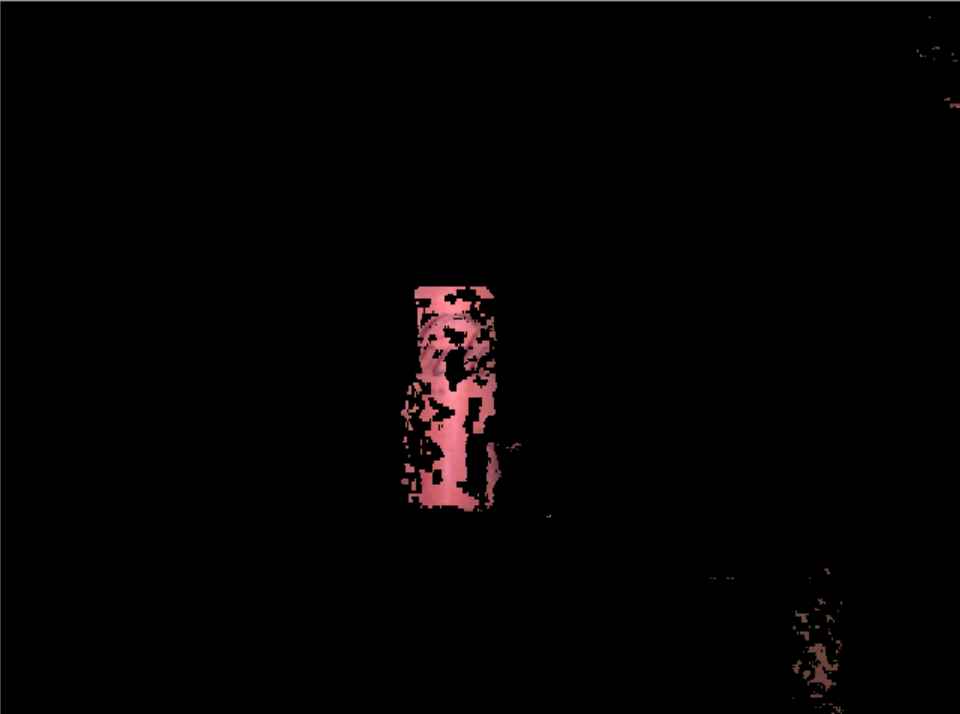
#> input picture Python/assets/testpics/center.png, 960 x 714 px, found by its file name
$ python contourtest.py   (older library calls are emulated)
#> lines starting #> are read from the running program, lines starting #| are printed output that depends on the picture; after the words box and inside, x2 and y2 are one past the last pixel; in counts of white or black regions, pixels touching at a corner belong together
import numpy
import cv2

blue = numpy.array([255, 0, 0])
green = numpy.array([0, 255, 0])
red = numpy.array([0, 0, 255])

while True:
    frame = cv2.imread('C:\img\center.png')
#> frame is the input picture: shape (714, 960, 3); mean B, G, R 2.3, 2.2, 3.8

    imgray = cv2.cvtColor(frame, cv2.COLOR_BGR2GRAY)
    ret, thresh = cv2.threshold(imgray, 127, 255, 0)
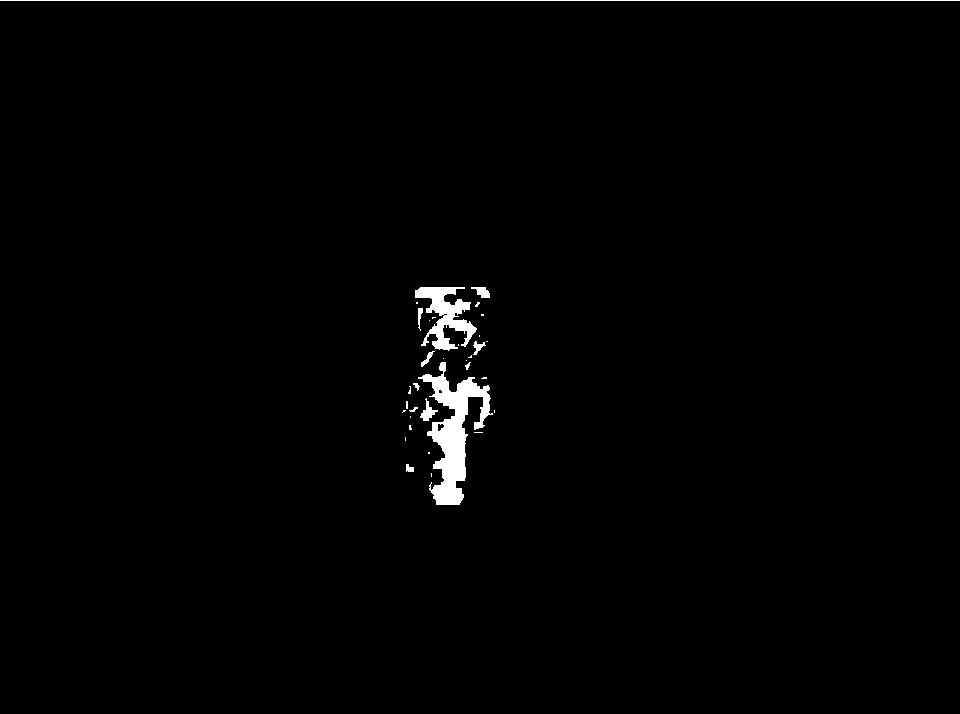
#> thresh: shape (714, 960); 1.1% white; 34 white regions (22 under 20 px)
    im2, contours, hierarchy = cv2.findContours(thresh, cv2.RETR_TREE, cv2.CHAIN_APPROX_SIMPLE)
#> contours = 37 contours, 28 with area under 20; largest, box (x1, y1, x2, y2) and area: (418, 362, 493, 505) 3694, (415, 287, 477, 351) 1564, (420, 398, 438, 421) 128, (471, 287, 490, 298) 102, (473, 341, 486, 355) 58


    cnt = contours[0]
#> cnt = [[431, 473], [431, 476]]
    M = cv2.moments(cnt)
#> M = moments, m00 0
    area = cv2.contourArea(cnt)
#> area = 0
    perimeter = cv2.arcLength(cnt, True)
#> perimeter = 6
    print(area)
#| 0.0


    cv2.drawContours(frame, contours, -1, (0, 255, 0), 3)
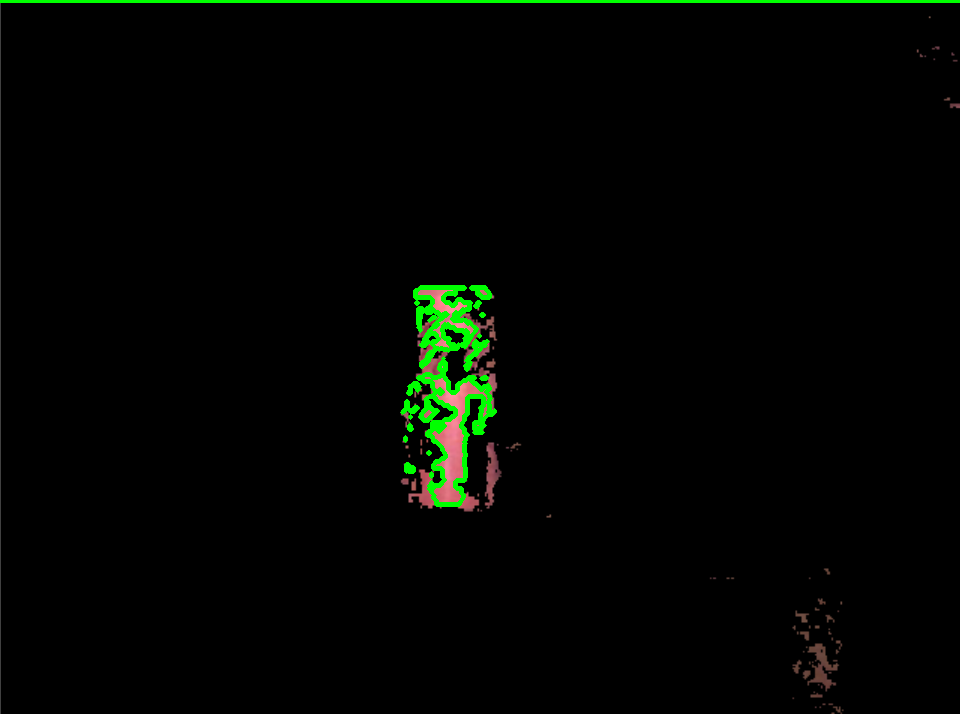
#> frame: shape (714, 960, 3); 1.43% of pixels changed, all inside (x1, y1, x2, y2) = (0, 0, 960, 507)
    # [5 lines of commented-out code are left out]

    cv2.imshow("frame", frame)
    cv2.imshow("im2", im2)


    if cv2.waitKey(1) & 0xFF == ord('q'):
#> (key q is pressed here)
        break

cv2.destroyAllWindows()

$ run again, with Python/assets/testpics/left.png copied over Python/assets/testpics/center.png
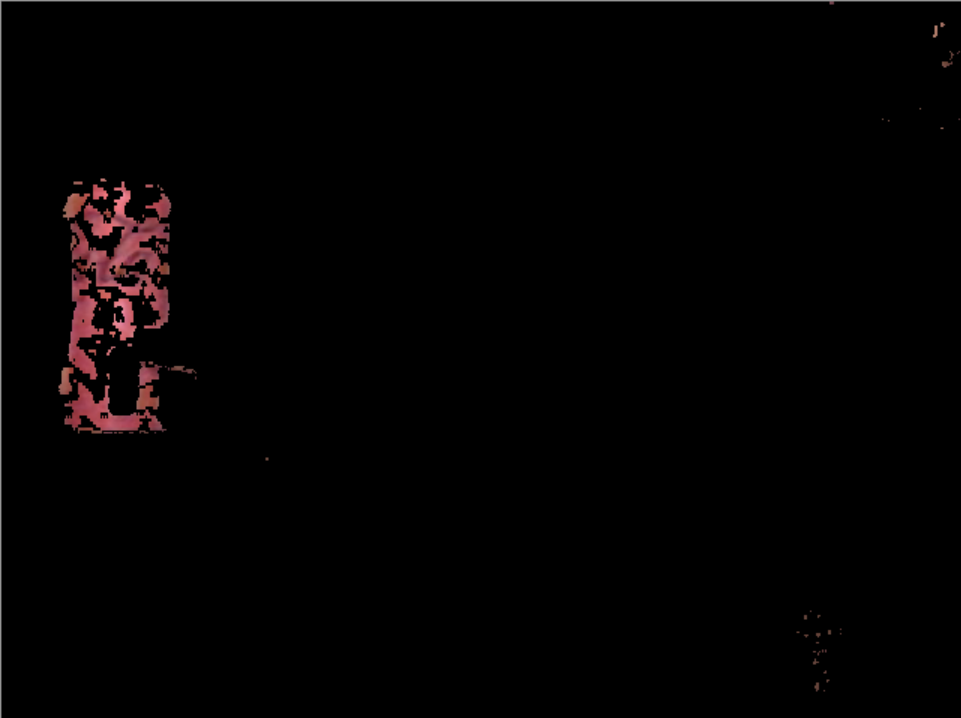
#> input picture Python/assets/testpics/left.png, 961 x 718 px, found by its file name
#> frame is the input picture: shape (718, 961, 3); mean B, G, R 2.1, 1.9, 3.4
#> `ret, thresh = cv2.threshold(imgray, 127, 255, 0)`:
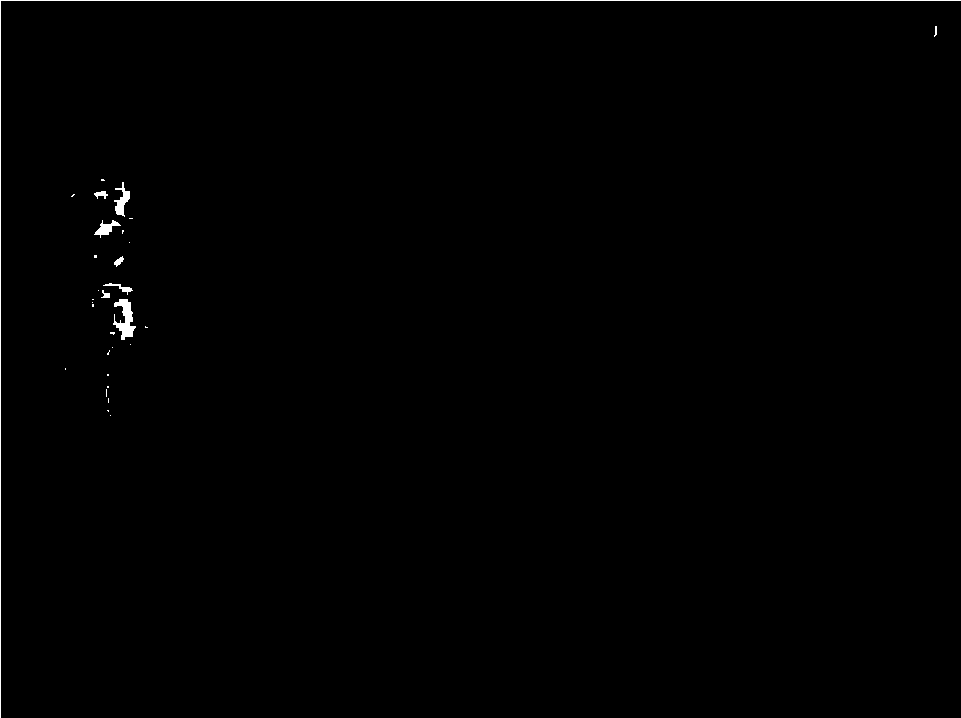
#> thresh: shape (718, 961); 0.43% white; 31 white regions (22 under 20 px)
#> contours = 31 contours, 24 with area under 20; largest, box (x1, y1, x2, y2) and area: (113, 299, 136, 340) 390, (114, 182, 130, 217) 196, (94, 220, 121, 238) 155, (103, 283, 133, 295) 60, (94, 191, 108, 199) 44, (114, 256, 124, 267) 40, (101, 290, 110, 298) 26
#> cnt = [[110, 415]]
#> M = moments, m00 0
#> area = 0
#| 0.0
#> `cv2.drawContours(frame, contours, -1, (0, 255, 0), 3)`:
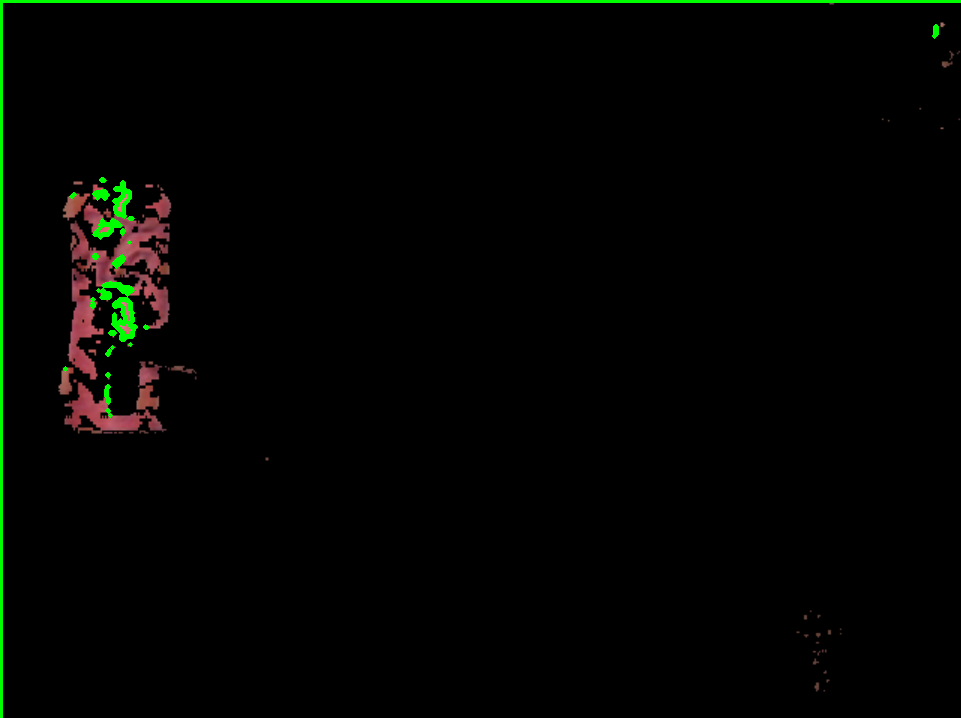
#> frame: shape (718, 961, 3); 1.11% of pixels changed, all inside (x1, y1, x2, y2) = (0, 0, 961, 718)
